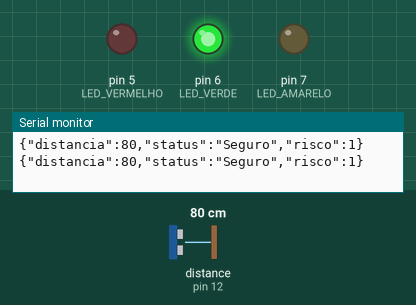
Recording of a sketch running on a simulated Arduino Uno, built with avr-gcc and run on an emulated ATmega328P. On the bench: output pins drawn as LEDs (lit = HIGH), the last lines printed to the serial monitor. Wiring (inferred from the names in the program): ultrasonic range finder: trigger pin 13; echo pin 12. Dashed ring = blinking. The inputs (shaded band) are chosen by the test bench; at power-on: distance to the obstacle (sensor on pin 12) 80 cm. The echo pulse lasts 58.3 µs per cm; pins used as bus, display or sensor lines are not drawn.

Above: at 1.8 s.
1.9 s: distance to the obstacle (sensor on pin 12) set to 15 cm
3.4 s: distance to the obstacle (sensor on pin 12) set to 11 cm
At 4.5 s:
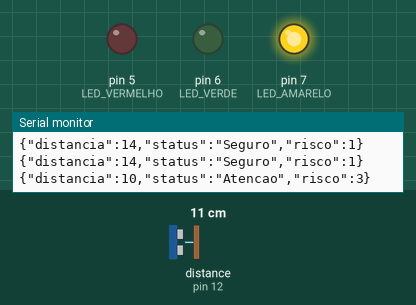
5.5 s: distance to the obstacle (sensor on pin 12) set to 9 cm
At 6.8 s:
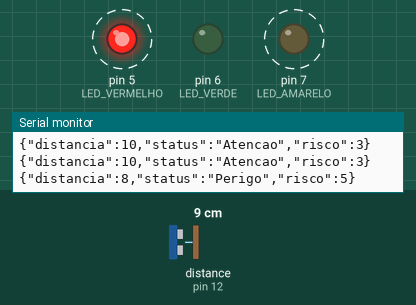
9.6 s: distance to the obstacle (sensor on pin 12) set to 2 cm
At 10.6 s:
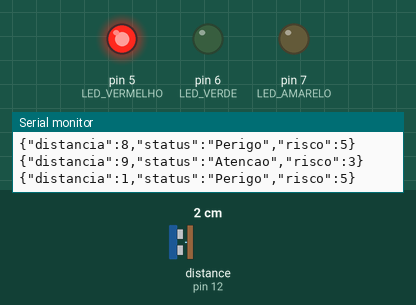
11.5 s: distance to the obstacle (sensor on pin 12) set to 18 cm
At 12.3 s:
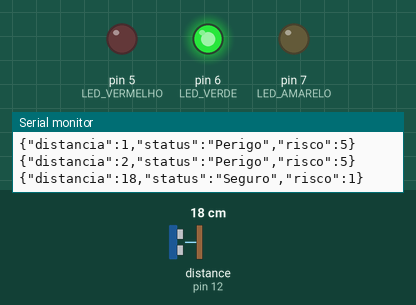
Timing chart, 0 to 14.5 s (numbered marks = the images above; inputs shaded):
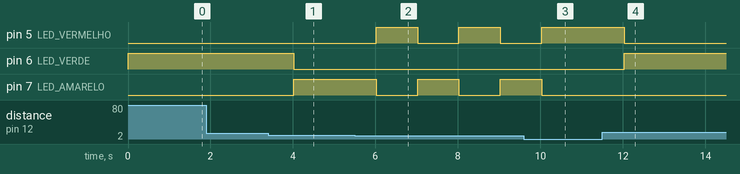

The sketch:

aquaSense.ino
```cpp
int echoPino = 12;
int trigPino = 13;

int LED_VERMELHO = 5;
int LED_VERDE    = 6;
int LED_AMARELO  = 7;

long duracao   = 0;
long distancia = 0;

void setup() {
  Serial.begin(9600);

  pinMode(echoPino, INPUT);
  pinMode(trigPino, OUTPUT);

  pinMode(LED_VERMELHO, OUTPUT);
  pinMode(LED_VERDE, OUTPUT);
  pinMode(LED_AMARELO, OUTPUT);

  digitalWrite(LED_VERMELHO, LOW);
  digitalWrite(LED_VERDE, LOW);
  digitalWrite(LED_AMARELO, LOW);
}

void loop() {
  digitalWrite(trigPino, LOW);
  delayMicroseconds(2);

  digitalWrite(trigPino, HIGH);
  delayMicroseconds(10);
  digitalWrite(trigPino, LOW);

  duracao = pulseIn(echoPino, HIGH);
  distancia = duracao / 58;

  String status = "";
  int risco = 1;

  digitalWrite(LED_VERMELHO, LOW);
  digitalWrite(LED_VERDE, LOW);
  digitalWrite(LED_AMARELO, LOW);

  if (distancia <= 8) {
    digitalWrite(LED_VERMELHO, HIGH);
    status = "Perigo";
    risco = 5;
  } else if (distancia <= 11.5) {
    digitalWrite(LED_AMARELO, HIGH);
    status = "Atencao";
    risco = 3;
  } else {
    digitalWrite(LED_VERDE, HIGH);
    status = "Seguro";
    risco = 1;
  }

  Serial.print("{\"distancia\":");
  Serial.print(distancia);
  Serial.print(",\"status\":\"");
  Serial.print(status);
  Serial.print("\",\"risco\":");
  Serial.print(risco);
  Serial.println("}");

  delay(1000);
}
```

Measured:
- the behaviour switches between 13 and 12 cm on distance to the obstacle (sensor on pin 12) (found by bisection; images 0 and 1)
- after the input at 3.4 s, pin 6 (LED_VERDE): HIGH → LOW after 0.62 s; pin 7 (LED_AMARELO): LOW → HIGH after 0.62 s
- after the input at 5.5 s, pin 5 (LED_VERMELHO), pin 7 (LED_AMARELO): alternates HIGH for 1.0 s and LOW for 1.0 s, starting after 0.52 s
- after the input at 9.6 s, pin 5 (LED_VERMELHO): goes on until 10.0 s, then stays HIGH; pin 7 (LED_AMARELO): goes on until 10.0 s, then stays LOW
- after the input at 11.5 s, pin 5 (LED_VERMELHO): HIGH → LOW after 0.53 s; pin 6 (LED_VERDE): LOW → HIGH after 0.53 s
